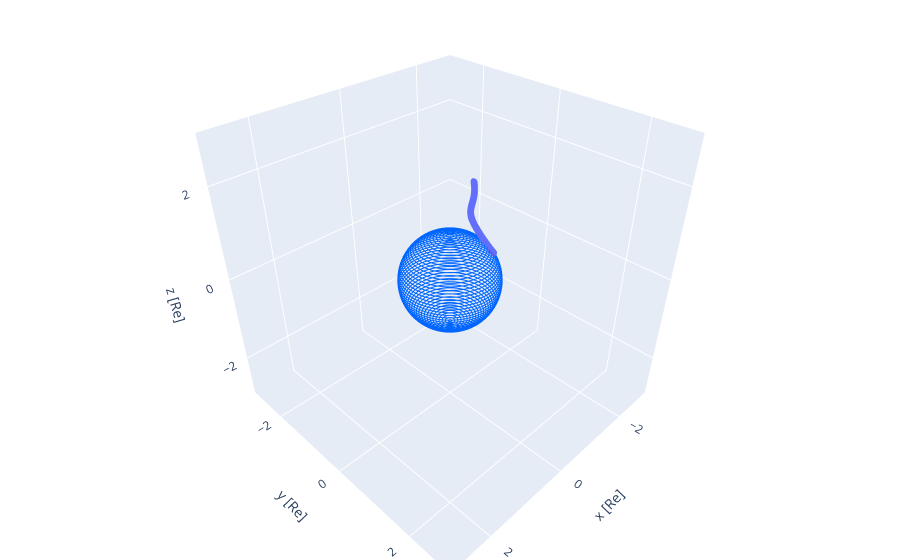

Notebook code cell kept with this figure:
### Code cell
from gtracr.trajectory import Trajectory

# initialize a cosmic ray trajectory that arrives at the horizon
# from the North at 100km above sea level at the Kamioka site with
# a rigidity of 40 GV:

traj = Trajectory(
    location_name="Kamioka",
    zenith_angle=90.0,
    azimuth_angle=0.0,
    particle_altitude=100.0,
    rigidity=40.0,
    bfield_type="dipole",
)

# evaluate the trajectory and get the trajectory data
trajectory_data = traj.get_trajectory(get_data=True)

# plot the results
from gtracr.plotting import plot_3dtraj

plot_3dtraj([trajectory_data], mpl=False, show_plot=True)
